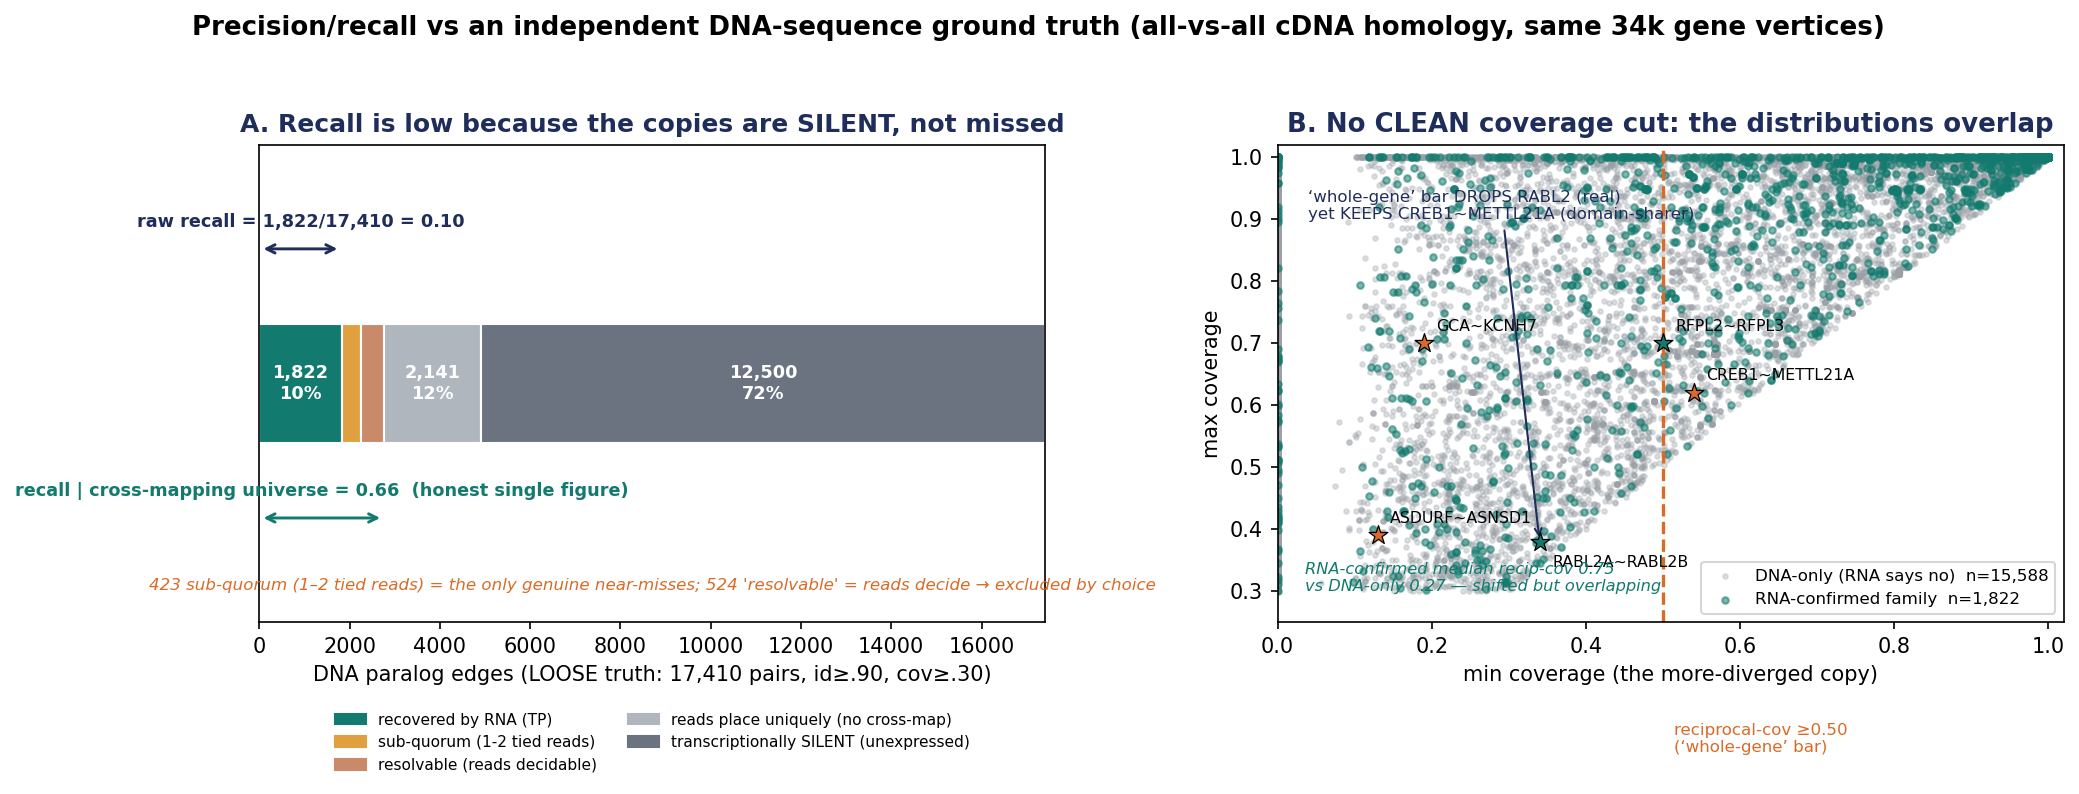

The Python source for this figure:
#!/usr/bin/env python3
"""Two-panel figure for the DNA-truth precision/recall validation:
   A. recall decomposition funnel (why raw recall is low = by design)
   B. domain-sharer non-separability (no cDNA-coverage threshold separates real
      UTR-divergent paralogs from domain-sharers -> the DNA definition is ill-posed).
Reads bench/family_def_dna_pr_edges.tsv + family_def_dna_pr.json.
Run: /home/juanfra/miniforge3/bin/python bench/family_def_dna_pr_fig.py
"""
import json
import os
import matplotlib
matplotlib.use("Agg")
import matplotlib.pyplot as plt

HERE = os.path.dirname(os.path.abspath(__file__))
DUMP = os.path.join(HERE, "family_def_dna_pr_edges.tsv")
JS = json.load(open(os.path.join(HERE, "family_def_dna_pr.json")))
OUT = os.path.join(HERE, "family_def_dna_pr_fig.png")

NAVY = "#1F2D5A"; TEAL = "#127A6E"; ORANGE = "#D96B27"; GREY = "#9aa0a6"

# ---- load edges ----
rows = []
with open(DUMP) as f:
    h = f.readline().rstrip("\n").split("\t")
    idx = {k: i for i, k in enumerate(h)}
    for line in f:
        c = line.rstrip("\n").split("\t")
        rows.append(c)
def col(c, k): return c[idx[k]]

fig, ax = plt.subplots(1, 2, figsize=(14, 5.4))

# ================= Panel A: recall funnel =================
fn = JS["funnel"]
tp = JS["results"]["loose"]["tp"]
segs = [
    ("recovered by RNA (TP)", tp, TEAL),
    ("sub-quorum (1-2 tied reads)", fn["4_sub_quorum (tied 1-2)"], "#E0A040"),
    ("resolvable (reads decidable)", fn["3_resolvable (cross-map, de-decidable)"], "#C98A6A"),
    ("reads place uniquely (no cross-map)", fn["2_no_cross_map (reads place uniquely)"], "#B0B6BD"),
    ("transcriptionally SILENT (unexpressed)", fn["1_unexpressed (>=1 copy no RNA)"], "#6B7280"),
]
total = sum(s[1] for s in segs)
left = 0
for name, val, color in segs:
    ax[0].barh(0, val, left=left, color=color, edgecolor="white", height=0.55)
    if val / total > 0.04:
        ax[0].text(left + val / 2, 0, f"{val:,}\n{100*val/total:.0f}%", ha="center", va="center",
                   fontsize=8.5, color="white", weight="bold")
    left += val
ax[0].set_xlim(0, total); ax[0].set_ylim(-1.1, 1.1); ax[0].set_yticks([])
ax[0].set_xlabel(f"DNA paralog edges (LOOSE truth: {total:,} pairs, id≥.90, cov≥.30)")
ax[0].set_title("A. Recall is low because the copies are SILENT, not missed", fontsize=12, weight="bold", color=NAVY)
# recall brackets
def bracket(x0, x1, y, txt, color):
    ax[0].annotate("", xy=(x1, y), xytext=(x0, y), arrowprops=dict(arrowstyle="<->", color=color, lw=1.4))
    ax[0].text((x0 + x1) / 2, y + 0.10, txt, ha="center", fontsize=8.5, color=color, weight="bold")
bracket(0, tp, 0.62, f"raw recall = {tp:,}/{total:,} = {tp/total:.2f}", NAVY)
crossmap = tp + fn["3_resolvable (cross-map, de-decidable)"] + fn["4_sub_quorum (tied 1-2)"]
bracket(0, crossmap, -0.62, f"recall | cross-mapping universe = {JS['recall_crossmap']:.2f}  (honest single figure)", TEAL)
ax[0].text(total*0.50, -0.95,
           "423 sub-quorum (1–2 tied reads) = the only genuine near-misses; "
           "524 'resolvable' = reads decide → excluded by choice",
           ha="center", fontsize=8.0, color=ORANGE, style="italic")
ax[0].legend(handles=[plt.Rectangle((0,0),1,1,color=c) for _,_,c in segs],
             labels=[n for n,_,_ in segs], fontsize=7.4, loc="upper center",
             bbox_to_anchor=(0.5, -0.16), ncol=2, frameon=False)

# ================= Panel B: domain-sharer non-separability =================
# scatter LOOSE-DNA edges in (min_cov, max_cov); color by RNA-confirmation.
xs_y, ys_y, xs_n, ys_n = [], [], [], []
for c in rows:
    if col(c, "in_dna_loose") != "1":
        continue
    ca = float(col(c, "cov_a")); cb = float(col(c, "cov_b"))
    mn, mx = min(ca, cb), max(ca, cb)
    if col(c, "in_rna") == "1":
        xs_y.append(mn); ys_y.append(mx)
    else:
        xs_n.append(mn); ys_n.append(mx)
ax[1].scatter(xs_n, ys_n, s=5, c=GREY, alpha=0.30, label=f"DNA-only (RNA says no)  n={len(xs_n):,}", rasterized=True)
ax[1].scatter(xs_y, ys_y, s=10, c=TEAL, alpha=0.55, label=f"RNA-confirmed family  n={len(xs_y):,}", rasterized=True)
# reciprocal (whole-gene) threshold: keeps points with min_cov>=0.5
ax[1].axvline(0.50, color=ORANGE, ls="--", lw=1.6)
ax[1].text(0.515, 0.04, "reciprocal-cov ≥0.50\n(‘whole-gene’ bar)", color=ORANGE, fontsize=8)
# named panel pairs
PANEL = {
    "RABL2A~RABL2B": (0.34, 0.38, "real paralog", TEAL),
    "CREB1~METTL21A": (0.54, 0.62, "domain-sharer", ORANGE),
    "ASDURF~ASNSD1": (0.13, 0.39, "domain-sharer", ORANGE),
    "GCA~KCNH7": (0.19, 0.70, "domain-sharer", ORANGE),
    "RFPL2~RFPL3": (0.50, 0.70, "real paralog", TEAL),
}
for name, (mn, mx, kind, color) in PANEL.items():
    ax[1].scatter([mn], [mx], s=90, marker="*", c=color, edgecolor="black", zorder=5, linewidths=0.6)
    dy = 0.05 if "RABL2" not in name else -0.07
    ax[1].annotate(name, (mn, mx), textcoords="offset points", xytext=(6, 6 if dy>0 else -12),
                   fontsize=7.6, color="black")
ax[1].set_xlabel("min coverage (the more-diverged copy)")
ax[1].set_ylabel("max coverage")
ax[1].set_xlim(0, 1.02); ax[1].set_ylim(0.25, 1.02)
ax[1].set_title("B. No CLEAN coverage cut: the distributions overlap",
                fontsize=12.5, weight="bold", color=NAVY)
ax[1].legend(fontsize=8, loc="lower right")
ax[1].text(0.035, 0.30, "RNA-confirmed median recip-cov 0.75\nvs DNA-only 0.27 — shifted but overlapping",
           fontsize=7.8, color=TEAL, style="italic")
ax[1].annotate("‘whole-gene’ bar DROPS RABL2 (real)\nyet KEEPS CREB1~METTL21A (domain-sharer)",
               xy=(0.34, 0.38), xytext=(0.04, 0.90), fontsize=8.0, color=NAVY,
               arrowprops=dict(arrowstyle="->", color=NAVY, lw=1))

fig.suptitle("Precision/recall vs an independent DNA-sequence ground truth "
             "(all-vs-all cDNA homology, same 34k gene vertices)",
             fontsize=12.5, weight="bold", y=1.0)
fig.tight_layout(rect=[0, 0, 1, 0.97])
fig.savefig(OUT, dpi=150, bbox_inches="tight")
print(f"[+] wrote {OUT}")
